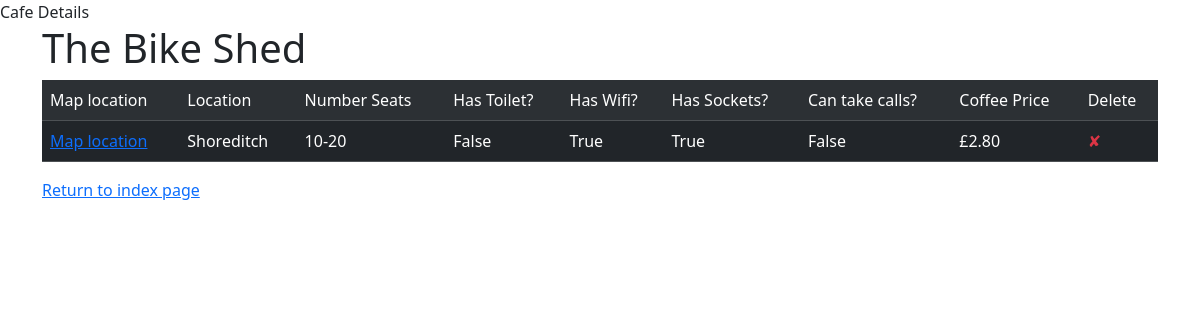
The app's page /random with its own data.
### main.py (models this page shows, shortened)
class Cafe(db.Model):
    id: Mapped[int] = mapped_column(Integer, primary_key=True)
    name: Mapped[str] = mapped_column(String(250), unique=True, nullable=False)
    map_url: Mapped[str] = mapped_column(String(500), nullable=False)
    img_url: Mapped[str] = mapped_column(String(500), nullable=False)
    location: Mapped[str] = mapped_column(String(250), nullable=False)
    seats: Mapped[str] = mapped_column(String(250), nullable=False)
    has_toilet: Mapped[bool] = mapped_column(Boolean, nullable=False)
    has_wifi: Mapped[bool] = mapped_column(Boolean, nullable=False)
    has_sockets: Mapped[bool] = mapped_column(Boolean, nullable=False)
    can_take_calls: Mapped[bool] = mapped_column(Boolean, nullable=False)
    coffee_price: Mapped[str] = mapped_column(String(250), nullable=True)

### main.py (the view)
@app.route("/random", methods=["GET"])
def get_random_cafe():
    random_cafe = db.session.execute(db.select(Cafe).order_by(db.func.random())).scalar()
    print (random_cafe)
    return render_template('cafe.html', cafe=random_cafe)

### templates/cafe.html (shortened to what this page needs)
{% extends 'base.html' %}
{% block content %}
<div class="container">
  <div class="row">
    <div class="col-sm-12">
      <h1>{{ cafe.name}}</h1>
	  <table class="table table-dark table-striped table-hover">
          <tr>
            <td> Map location </td>
            <td> Location </td>
            <td> Number Seats </td>
            <td> Has Toilet? </td>
            <td> Has Wifi? </td>
            <td> Has Sockets? </td>
            <td> Can take calls? </td>
            <td> Coffee Price </td>
            <td> Delete </td>
          </tr>
          <tr>
            <td><a href="{{ cafe.map_url }}">Map location</a> </td>
            <td> {{ cafe.location }} </td>
            <td> {{ cafe.seats }} </td>
            <td> {{ cafe.has_toilet }} </td>
            <td> {{ cafe.has_wifi }} </td>
            <td> {{ cafe.has_sockets }} </td>
            <td> {{ cafe.can_take_calls }} </td>
            <td> {{ cafe.coffee_price }} </td>
            <td class="text-danger">✘</td>
          </tr>
  	  </table>
      <p><a href="/">Return to index page</a></p>
    </div>
  </div>
</div>
{% endblock %}

### records on screen
Cafe: name "The Bike Shed", location "Shoreditch", seats "10-20", has_toilet "False", has_wifi "True", has_sockets "True", can_take_calls "False", coffee_price "£2.80"
